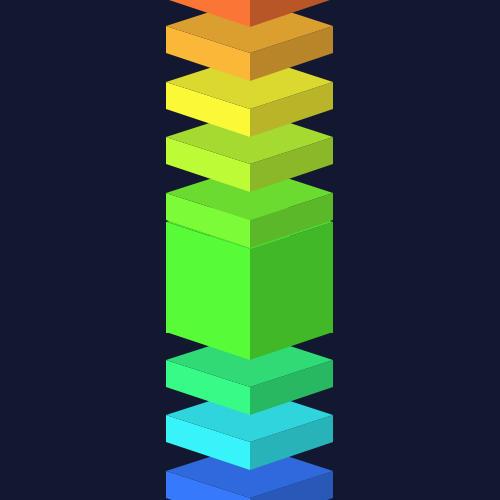
Frame 1 (no input)
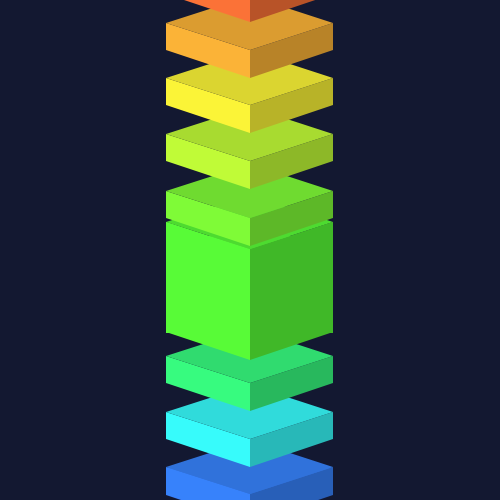
Frame 60 (the mouse pressed at the canvas centre just before this capture)
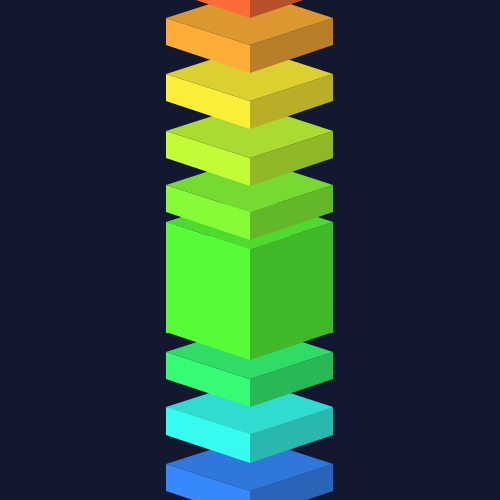
Frame 120 (the mouse held since frame 60 and released just before this capture)

The Processing sketch that drew these frames (run headless with seeded random() and noise(); from frame 60 on, the mouse is pressed at the canvas centre):

// Processing sketch: animated_gif
// ── animated_gif.pde
ArrayList<Slice> bottomSlices = new ArrayList<Slice>();
ArrayList<Slice> middleSlices = new ArrayList<Slice>();
ArrayList<Slice> topSlices = new ArrayList<Slice>();

Slice slice0, slice1, slice2, slice3, slice4, slice5, slice6,
slice7, slice8, slice9, slice10, slice11, slice12, slice13;


class Slice{
 
 int Y;
 int hue;
 
 int position; 
 
 Slice(int Y){
   this.Y = Y;
 }  
  
 void drawSelf(){
    int y = this.Y;
    int hue =  this.hue;
    noStroke();
    smooth();
    
    fill(hue, 280, 355);
    beginShape();
    vertex(width/3, y);
    vertex(width/3, y+(height/18));
    vertex(width/2, y+(height/9));
    vertex(width/2, y+(height/18));
    endShape();
    
    fill(hue, 280, 260);
    beginShape();
    vertex(2*width/3, y);
    vertex(2*width/3, y+(height/18));
    vertex(width/2, y+(height/9));
    vertex(width/2, y+(height/18));
    endShape();
    
    fill(hue, 280, 310);
    beginShape();
    vertex(width/3, y);
    vertex(width/2, y+(height/18));
    vertex(2*width/3, y);
    vertex(width/2, y-(height/18));
    endShape();
  }
  
  void bottomReset(){
    this.Y = (19*height/18);
  }
  
  void topReset(){
    this.Y = (8*height/18);
  }
  
  void move(){
    this.Y--;
  }
}


void setup(){
  frameRate(60);
  size(500, 500);
  colorMode(HSB, 360);
  
  // Bottom Slices
  slice0 = new Slice(19*height/18);
  slice1 = new Slice(17*height/18);
  slice2 = new Slice(15*height/18);
  slice3 = new Slice(13*height/18);
  slice4 = new Slice(11*height/18);
  
  bottomSlices.add(slice0);
  bottomSlices.add(slice1);
  bottomSlices.add(slice2);
  bottomSlices.add(slice3);
  bottomSlices.add(slice4);
  
  // Middle Slices
  slice5 = new Slice(11*height/18);
  slice6 = new Slice(10*height/18);
  slice7 = new Slice(9*height/18);
  slice8 = new Slice(8*height/18);
  
  middleSlices.add(slice5);
  middleSlices.add(slice6);
  middleSlices.add(slice7);
  middleSlices.add(slice8);
  
  // Top Slices
  slice9 = new Slice(7*height/18);
  slice10 = new Slice(5*height/18);
  slice11 = new Slice(3*height/18);
  slice12 = new Slice(1*height/18);
  slice13 = new Slice(-height/18);
  
  topSlices.add(slice9);
  topSlices.add(slice10);
  topSlices.add(slice11);
  topSlices.add(slice12);
  topSlices.add(slice13);
}

void draw(){
  background(229, 220, 70);
  drawBottom();  
  drawMiddle();
  drawTop(); 
}

void drawBottom(){
  int toRemove = -1;
  for (int i=0; i < bottomSlices.size(); i++){
    Slice thisSlice = bottomSlices.get(i);
    thisSlice.move(); 
    int hue = int(map(thisSlice.Y, height, height/2, 240, 70));   
    thisSlice.hue = hue;
    thisSlice.drawSelf();
    if (thisSlice.Y < 11*height/18){
      thisSlice.bottomReset();
      toRemove = i;
    }
  }
  if (toRemove != -1){
    bottomSlices.remove(toRemove);
    Slice newSlice = new Slice(19*height/18);
    ArrayList<Slice> temp = new ArrayList<Slice>();
    temp.add(newSlice);
    for (int i = 0; i < bottomSlices.size(); i++){
      temp.add(bottomSlices.get(i));
    }
    bottomSlices = temp;
  }
}

void drawMiddle(){

  for (int i=0; i < middleSlices.size(); i++){
    Slice thisSlice = middleSlices.get(i);
    thisSlice.hue = 110;
    thisSlice.drawSelf();
  }
  fill(110, 280, 355);
  beginShape();
  vertex(width/3, 8*height/18);
  vertex(width/2, 9*height/18);
  vertex(width/2,12*height/18);
  vertex(width/3, 12*height/18);
  endShape();
  
  fill(110, 280, 260);
  beginShape();
  vertex(width/2, 9*height/18);
  vertex(2*width/3, 8*height/18);
  vertex(2*width/3,12*height/18);
  vertex(width/2, 12*height/18);
  endShape();
}

void drawTop(){
  int toRemove = -1;
  for (int i=0; i < topSlices.size(); i++){
    Slice thisSlice = topSlices.get(i);
    thisSlice.move();    
    int hue = int(map(thisSlice.Y, 0, height/2, 30, 120));
    thisSlice.hue = hue;
    thisSlice.drawSelf();
    if (thisSlice.Y < -(2*height/18)){
      thisSlice.topReset();
      toRemove = i;
    }
   
  }
  if (toRemove != -1){
    topSlices.remove(toRemove);
    Slice newSlice = new Slice(8*height/18);
    ArrayList<Slice> temp = new ArrayList<Slice>();
    temp.add(newSlice);
    for (int i = 0; i < topSlices.size(); i++){
      temp.add(topSlices.get(i));
    }
    topSlices = temp;
  }
}
